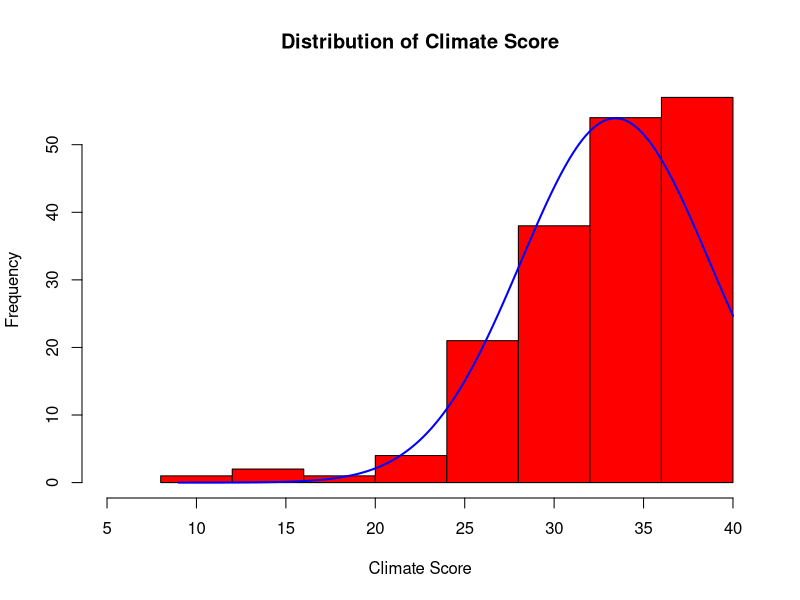
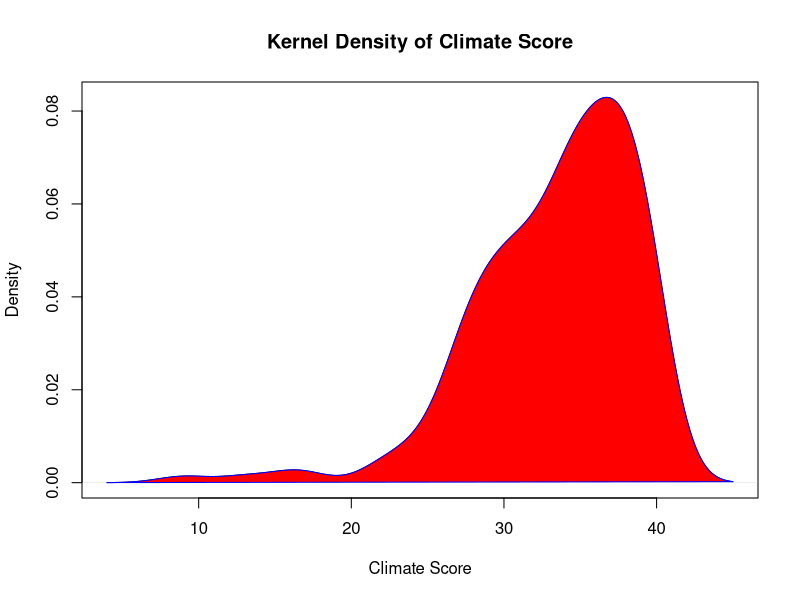
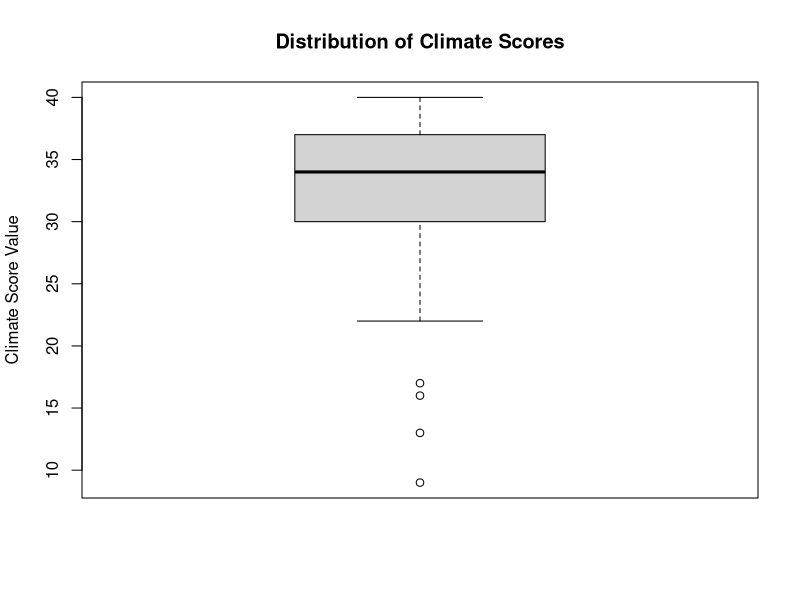
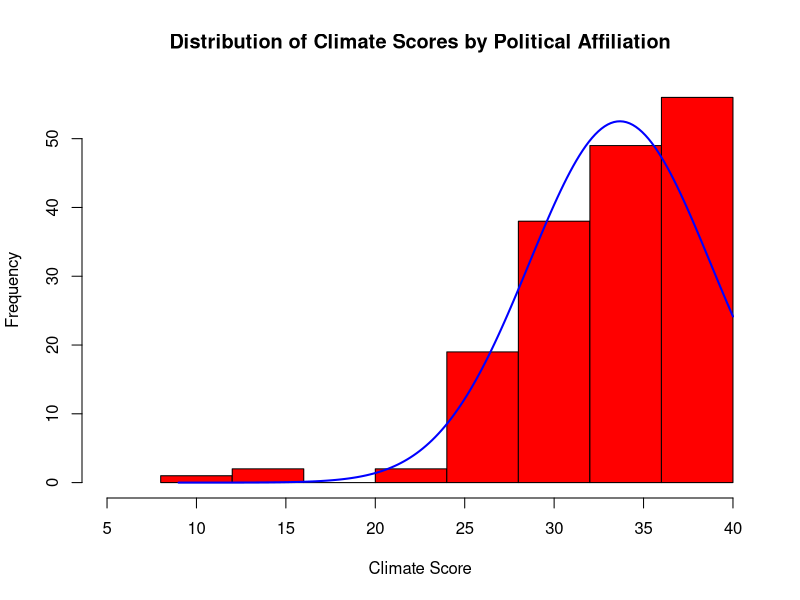
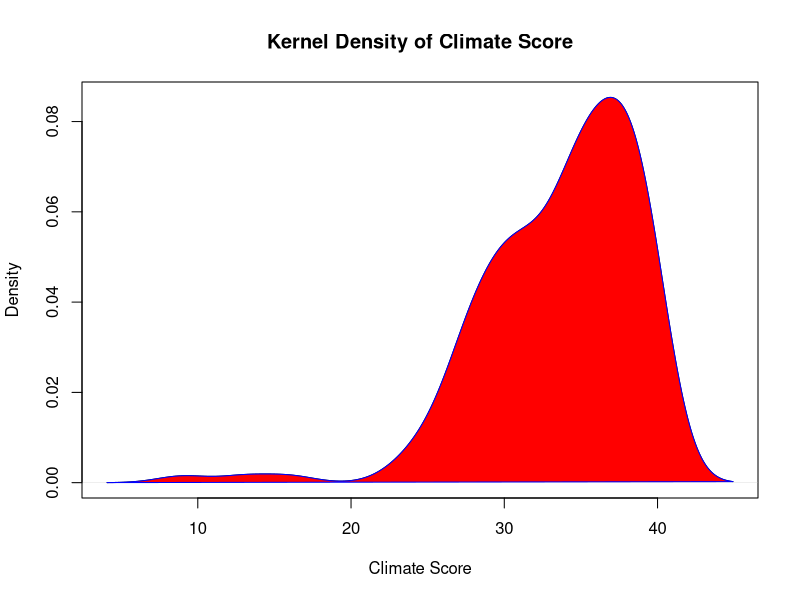
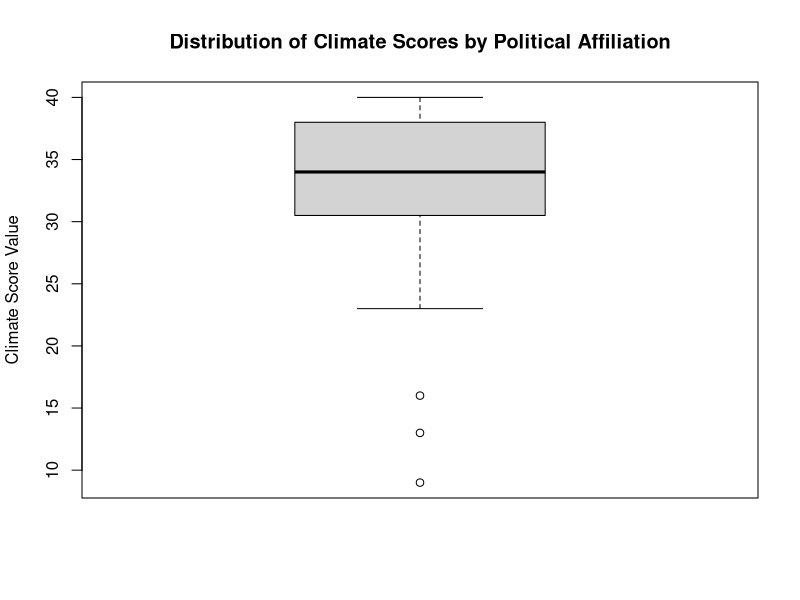

Write the R code that produced these figures, in order.
## ---- chunk 1
library(knitr)
library(dplyr)
library(ggplot2)
knitr::opts_chunk$set(echo = TRUE)
SHOW_SOLUTIONS = TRUE
## ---- chunk 2
P.df <- read.csv("Stat311Au20GroupProjectSurveyDataProcessed.csv",
                 header=TRUE, as.is=TRUE)
P.df$Ethnicity <- as.factor(P.df$Ethnicity)
P.df$Gender <- as.factor(P.df$Gender)
P.df$Religion <- as.factor(P.df$Religion)
P.df$Study <- as.factor(P.df$Study)
P.df$Origin <- as.factor(P.df$Origin)
P.df$SES <- as.factor(P.df$SES)
P.df$PoliticalAff <- as.factor(P.df$PoliticalAff)
P.df$Education <- as.factor(P.df$Education)
P.df$DataPlan <- as.factor(P.df$DataPlan)
P.df$SubUse <- as.factor(P.df$SubUse)
P.df$Diet <- as.factor(P.df$Diet)
P.df$SIFStudy <- as.factor(P.df$SIFStudy)
## ---- chunk 3
hplot1 <- hist(P.df$ClimateScore, breaks = c(8, 12, 16, 20, 24, 28, 32, 36, 40), xlab = "Climate Score", 
     main = "Distribution of Climate Score", xlim = c(5, 40), col = "red")
xfit<-seq(min(P.df$ClimateScore), max(P.df$ClimateScore), length=178)
yfit<-dnorm(xfit, mean=mean(P.df$ClimateScore), sd=sd(P.df$ClimateScore))
yfit <- yfit*diff(hplot1$mids[1:2])*length(P.df$ClimateScore)
lines(xfit, yfit, col="blue", lwd=2)

kdplot1 <- density(P.df$ClimateScore)
plot(kdplot1, main="Kernel Density of Climate Score", xlab = "Climate Score")
polygon(kdplot1, col="red", border="blue")

boxplot(P.df$ClimateScore, main = "Distribution of Climate Scores", ylab = "Climate Score Value")
## ---- chunk 4
non_rep <- P.df %>% select(PoliticalAff, ClimateScore) %>%
  filter(PoliticalAff != "Republican")

hplot2 <- hist(non_rep$ClimateScore, breaks = c(8, 12, 16, 20, 24, 28, 32, 36, 40), xlab = "Climate Score", 
     main = "Distribution of Climate Scores by Political Affiliation", xlim = c(5, 40), col = "red")
xfit<-seq(min(non_rep$ClimateScore), max(non_rep$ClimateScore), length=178)
yfit<-dnorm(xfit, mean=mean(non_rep$ClimateScore), sd=sd(non_rep$ClimateScore))
yfit <- yfit*diff(hplot2$mids[1:2])*length(non_rep$ClimateScore)
lines(xfit, yfit, col="blue", lwd=2)

kdplot2 <- density(non_rep$ClimateScore)
plot(kdplot2, main="Kernel Density of Climate Score", xlab = "Climate Score")
polygon(kdplot2, col="red", border="blue")

boxplot(non_rep$ClimateScore, main="Distribution of Climate Scores by Political Affiliation", ylab="Climate Score Value")
## ---- chunk 5
PAff.D <- filter(P.df, PoliticalAff == "Democrat" |  PoliticalAff =="No affiliation")

PAff.D <- filter(PAff.D, SIFStudy == "Yes" | SIFStudy == "No")
PAff.D$PoliticalAff <- factor(PAff.D$PoliticalAff)
PAff.D$SIFStudy <- factor(PAff.D$SIFStudy)

tabDNA <- table(PAff.D$PoliticalAff, PAff.D$SIFStudy)
tabDNA
## ---- chunk 6
# Large number test. (Yes, as a success)
tabAll <- table(P.df$PoliticalAff, P.df$SIFStudy)
tabAll

sum(tabAll[1,]) * tabAll[1,4]/sum(tabAll[1,]) # n1p1
sum(tabAll[1,]) * (1- (tabAll[1,4]/sum(tabAll[1,]))) # n1q1
sum(tabAll[3,]) * tabAll[3,4]/sum(tabAll[3,]) # n2p2
sum(tabAll[3,]) * (1- (tabAll[3,4]/sum(tabAll[3,]))) # n2q2
## ---- chunk 7
# CI construct
prop.test(c(tabAll[1,4], tabAll[3,4]), c(sum(tabAll[1,3:4]), sum(tabAll[3,3:4])),
                                    conf.level=0.95,
                                    correct=FALSE)$conf.int
## ---- chunk 8
# null hypothesis = the proportion of students in favor of a three-year SIF study in Seattle is greater for students that identify as democrats versus no political affiliation

prop.test(c(tabAll[1,4], tabAll[3,4]), c(sum(tabAll[1,3:4]), sum(tabAll[3,3:4])),
          alternative = "less", correct=FALSE)

## ---- chunk 9
meanConfidenceInterval <- function(sample, alpha) {
  x_bar <- mean(sample)
  me <- qnorm(alpha / 2) * (sd(sample) / sqrt(length(sample)))
  lowerBound <- x_bar + me
  upperBound <- x_bar - me
  return(c(lowerBound, upperBound))
}
## ---- chunk 10
meanConfidenceInterval(P.df$ClimateScore, .1)
## ---- chunk 11
meanConfidenceInterval(P.df$ClimateScore, .01)
## ---- chunk 12
sample <- P.df$ClimateScore
z <- (mean(sample) - 32.4) / (sd(sample) / sqrt(length(sample)))
p_val <- 2*pnorm(z, mean=0, sd=1, lower.tail=FALSE)
p_val
p_val <= .05
## ---- chunk 13
diffMeansCI <- function(x1, x2, alpha) {
  x1_bar <- mean(x1)
  x2_bar <- mean(x2)
  s_1 <- sd(x1)
  s_2 <- sd(x2)
  n_1 <- length(x1)
  n_2 <- length(x2)
  me <- qnorm(alpha / 2) * sqrt((s_1^2 / n_1) + (s_2^2 / n_2))
  x <- x1_bar - x2_bar
  return(c(x + me, x - me))
}

dems <- filter(P.df, PoliticalAff=="Democrat")
non_dems <- filter(P.df, PoliticalAff!="Democrat")

diffMeansCI(dems$ClimateScore, non_dems$ClimateScore, .01)
## ---- chunk 14
dems <- filter(P.df, PoliticalAff=="Democrat")
non_dems <- filter(P.df, PoliticalAff!="Democrat")
s1 <- sd(dems$ClimateScore)
s2 <- sd(non_dems$ClimateScore)
n1 <- length(dems$ClimateScore)
n2 <- length(non_dems$ClimateScore)
se <- sqrt((s1^2/n1) + (s2^2/n2))
z <- (mean(dems$ClimateScore) - mean(non_dems$ClimateScore)) / se
p_val <- pnorm(z, mean=0, sd=1, lower.tail=FALSE)
p_val
p_val <= .01
## ---- chunk 15
urb <- filter(P.df, Origin=="Urban")
sub <- filter(P.df, Origin=="Suburban")
s1 <- sd(urb$ClimateScore)
s2 <- sd(sub$ClimateScore)
n1 <- length(urb$ClimateScore)
n2 <- length(urb$ClimateScore)
se <- sqrt((s1^2 / n1) + (s2^2 / n2))
z <- (mean(urb$ClimateScore) - mean(sub$ClimateScore)) / se
p_val <- 2*pnorm(z, mean=0, sd=1)
p_val
p_val <= .01
## ---- chunk 16
P.df[,7]
